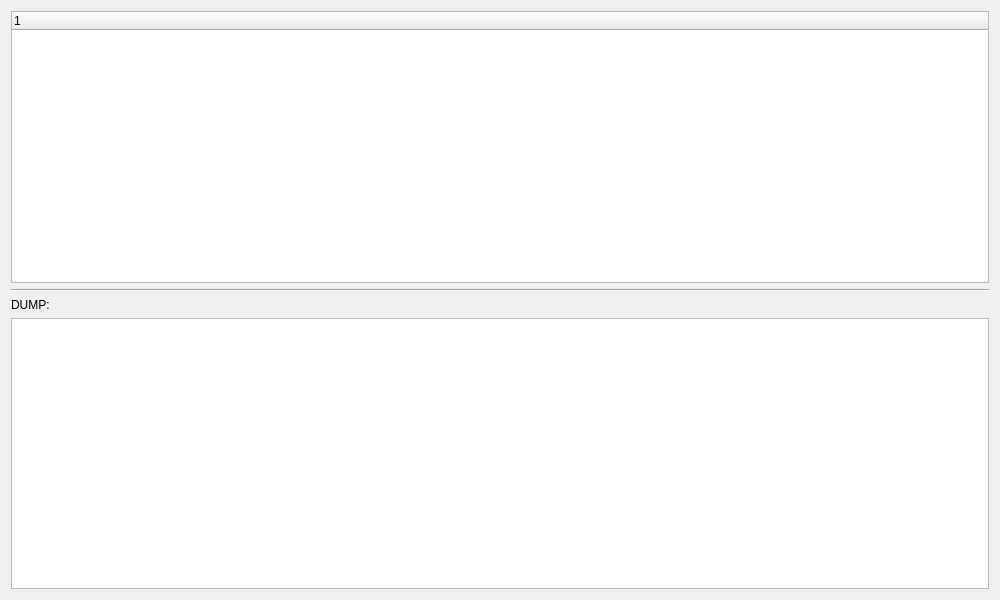
<?xml version="1.0" encoding="UTF-8"?>
<ui version="4.0">
 <class>Dialog</class>
 <widget class="QDialog" name="Dialog">
  <property name="geometry">
   <rect>
    <x>0</x>
    <y>0</y>
    <width>1000</width>
    <height>600</height>
   </rect>
  </property>
  <property name="minimumSize">
   <size>
    <width>1000</width>
    <height>600</height>
   </size>
  </property>
  <property name="windowTitle">
   <string>Dialog</string>
  </property>
  <layout class="QGridLayout" name="gridLayout">
   <item row="3" column="0">
    <widget class="QPlainTextEdit" name="dataTextEdit">
     <property name="readOnly">
      <bool>true</bool>
     </property>
    </widget>
   </item>
   <item row="0" column="0">
    <widget class="QTreeWidget" name="treeWidget">
     <property name="styleSheet">
      <string notr="true">QTreeWidget::item:!selected { border: 1px solid gainsboro; border-left: none; border-top: none; }</string>
     </property>
     <property name="alternatingRowColors">
      <bool>true</bool>
     </property>
     <property name="selectionBehavior">
      <enum>QAbstractItemView::SelectItems</enum>
     </property>
     <property name="indentation">
      <number>10</number>
     </property>
     <column>
      <property name="text">
       <string notr="true">1</string>
      </property>
     </column>
    </widget>
   </item>
   <item row="2" column="0">
    <widget class="QLabel" name="label">
     <property name="text">
      <string>DUMP:</string>
     </property>
    </widget>
   </item>
   <item row="1" column="0">
    <widget class="Line" name="line">
     <property name="orientation">
      <enum>Qt::Horizontal</enum>
     </property>
    </widget>
   </item>
  </layout>
 </widget>
 <resources/>
 <connections/>
</ui>
